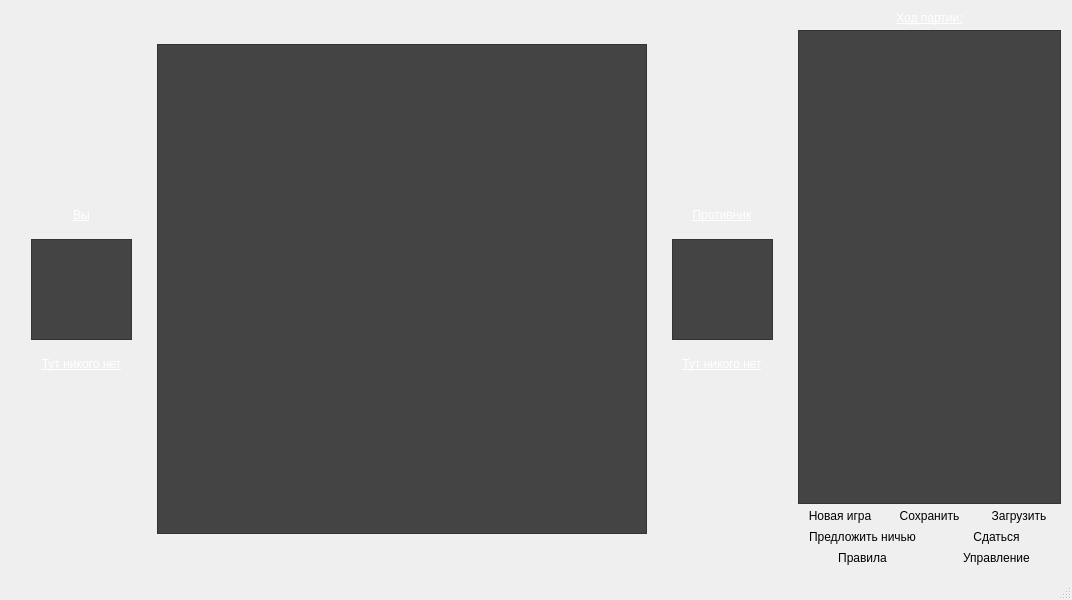
<?xml version="1.0" encoding="UTF-8"?>
<ui version="4.0">
 <class>MainWindow</class>
 <widget class="QMainWindow" name="MainWindow">
  <property name="geometry">
   <rect>
    <x>0</x>
    <y>0</y>
    <width>1072</width>
    <height>600</height>
   </rect>
  </property>
  <property name="minimumSize">
   <size>
    <width>1000</width>
    <height>600</height>
   </size>
  </property>
  <property name="windowTitle">
   <string>CLCheckers 2.0</string>
  </property>
  <property name="styleSheet">
   <string notr="true">QMessageBox QPushButton {
	border-image: url(:/Button.png) 3 10 3 10;
	border-top: 3px transparent;
    border-bottom: 3px transparent;
    border-right: 10px transparent;
    border-left: 10px transparent;
	padding-bottom: 2px;
	font: 9pt &quot;Segoe UI&quot;;
}

QMessageBox QPushButton:pressed {
	border-image: url(:/PressedButton.png)  3 10 3 10;
	border-top: 3px transparent;
    border-bottom: 3px transparent;
    border-right: 10px transparent;
    border-left: 10px transparent;
	padding-bottom: 2px;
	font: 9pt &quot;Segoe UI&quot;;
}

QMessageBox {
	background-color: rgb(33, 33, 33);
}

QMessageBox QLabel {
	color: white;
}

QMainWindow {
	border-image: url(:/bg.png) 3 10 3 10;
	border-top: 3px transparent;
    border-bottom: 3px transparent;
    border-right: 10px transparent;
    border-left: 10px transparent;
}</string>
  </property>
  <widget class="QWidget" name="central">
   <layout class="QVBoxLayout" name="verticalLayout_5">
    <item>
     <layout class="QHBoxLayout" name="mainLayout" stretch="1,8,1,2">
      <property name="spacing">
       <number>5</number>
      </property>
      <property name="sizeConstraint">
       <enum>QLayout::SetDefaultConstraint</enum>
      </property>
      <property name="leftMargin">
       <number>2</number>
      </property>
      <property name="topMargin">
       <number>2</number>
      </property>
      <property name="rightMargin">
       <number>2</number>
      </property>
      <property name="bottomMargin">
       <number>2</number>
      </property>
      <item>
       <layout class="QVBoxLayout" name="playerColumn">
        <property name="spacing">
         <number>1</number>
        </property>
        <property name="sizeConstraint">
         <enum>QLayout::SetFixedSize</enum>
        </property>
        <property name="leftMargin">
         <number>20</number>
        </property>
        <property name="topMargin">
         <number>180</number>
        </property>
        <property name="rightMargin">
         <number>20</number>
        </property>
        <property name="bottomMargin">
         <number>180</number>
        </property>
        <item>
         <widget class="QLabel" name="playerLabel">
          <property name="styleSheet">
           <string notr="true">font: 700 9pt &quot;Segoe UI&quot;;
text-decoration: underline;
color: white</string>
          </property>
          <property name="text">
           <string>Вы</string>
          </property>
          <property name="alignment">
           <set>Qt::AlignCenter</set>
          </property>
         </widget>
        </item>
        <item alignment="Qt::AlignHCenter">
         <widget class="QGraphicsView" name="playerView">
          <property name="minimumSize">
           <size>
            <width>101</width>
            <height>101</height>
           </size>
          </property>
          <property name="maximumSize">
           <size>
            <width>101</width>
            <height>101</height>
           </size>
          </property>
          <property name="styleSheet">
           <string notr="true">background-color: rgb(68, 68, 68);</string>
          </property>
          <property name="verticalScrollBarPolicy">
           <enum>Qt::ScrollBarAlwaysOff</enum>
          </property>
          <property name="horizontalScrollBarPolicy">
           <enum>Qt::ScrollBarAlwaysOff</enum>
          </property>
         </widget>
        </item>
        <item>
         <widget class="QLabel" name="playerName">
          <property name="minimumSize">
           <size>
            <width>101</width>
            <height>0</height>
           </size>
          </property>
          <property name="styleSheet">
           <string notr="true">font: 700 9pt &quot;Segoe UI&quot;;
text-decoration: underline;
color: white</string>
          </property>
          <property name="text">
           <string>Тут никого нет</string>
          </property>
          <property name="alignment">
           <set>Qt::AlignCenter</set>
          </property>
          <property name="wordWrap">
           <bool>true</bool>
          </property>
         </widget>
        </item>
       </layout>
      </item>
      <item>
       <widget class="QGraphicsView" name="boardView">
        <property name="sizePolicy">
         <sizepolicy hsizetype="Expanding" vsizetype="Expanding">
          <horstretch>1</horstretch>
          <verstretch>1</verstretch>
         </sizepolicy>
        </property>
        <property name="minimumSize">
         <size>
          <width>490</width>
          <height>490</height>
         </size>
        </property>
        <property name="maximumSize">
         <size>
          <width>490</width>
          <height>490</height>
         </size>
        </property>
        <property name="sizeIncrement">
         <size>
          <width>1</width>
          <height>1</height>
         </size>
        </property>
        <property name="baseSize">
         <size>
          <width>490</width>
          <height>490</height>
         </size>
        </property>
        <property name="styleSheet">
         <string notr="true">background-color: rgb(68, 68, 68);</string>
        </property>
        <property name="verticalScrollBarPolicy">
         <enum>Qt::ScrollBarAlwaysOff</enum>
        </property>
        <property name="horizontalScrollBarPolicy">
         <enum>Qt::ScrollBarAlwaysOff</enum>
        </property>
       </widget>
      </item>
      <item>
       <layout class="QVBoxLayout" name="rivalColumn">
        <property name="spacing">
         <number>1</number>
        </property>
        <property name="sizeConstraint">
         <enum>QLayout::SetFixedSize</enum>
        </property>
        <property name="leftMargin">
         <number>20</number>
        </property>
        <property name="topMargin">
         <number>180</number>
        </property>
        <property name="rightMargin">
         <number>20</number>
        </property>
        <property name="bottomMargin">
         <number>180</number>
        </property>
        <item alignment="Qt::AlignHCenter">
         <widget class="QLabel" name="rivalLabel">
          <property name="styleSheet">
           <string notr="true">font: 700 9pt &quot;Segoe UI&quot;;
text-decoration: underline;
color: white</string>
          </property>
          <property name="text">
           <string>Противник</string>
          </property>
          <property name="alignment">
           <set>Qt::AlignCenter</set>
          </property>
         </widget>
        </item>
        <item alignment="Qt::AlignHCenter">
         <widget class="QGraphicsView" name="rivalView">
          <property name="minimumSize">
           <size>
            <width>101</width>
            <height>101</height>
           </size>
          </property>
          <property name="maximumSize">
           <size>
            <width>101</width>
            <height>101</height>
           </size>
          </property>
          <property name="styleSheet">
           <string notr="true">background-color: rgb(68, 68, 68);</string>
          </property>
          <property name="verticalScrollBarPolicy">
           <enum>Qt::ScrollBarAlwaysOff</enum>
          </property>
          <property name="horizontalScrollBarPolicy">
           <enum>Qt::ScrollBarAlwaysOff</enum>
          </property>
         </widget>
        </item>
        <item alignment="Qt::AlignHCenter">
         <widget class="QLabel" name="rivalName">
          <property name="styleSheet">
           <string notr="true">font: 700 9pt &quot;Segoe UI&quot;;
text-decoration: underline;
color: white</string>
          </property>
          <property name="text">
           <string>Тут никого нет</string>
          </property>
          <property name="alignment">
           <set>Qt::AlignCenter</set>
          </property>
          <property name="wordWrap">
           <bool>true</bool>
          </property>
         </widget>
        </item>
       </layout>
      </item>
      <item>
       <layout class="QVBoxLayout" name="menuPanel">
        <item>
         <widget class="QLabel" name="gameLogLabel">
          <property name="styleSheet">
           <string notr="true">font: 700 9pt &quot;Segoe UI&quot;;
text-decoration: underline;
color: white</string>
          </property>
          <property name="text">
           <string>Ход партии:</string>
          </property>
          <property name="alignment">
           <set>Qt::AlignCenter</set>
          </property>
         </widget>
        </item>
        <item>
         <widget class="QListWidget" name="gameLog">
          <property name="styleSheet">
           <string notr="true">background-color: rgb(68, 68, 68);
color: white;</string>
          </property>
         </widget>
        </item>
        <item>
         <layout class="QVBoxLayout" name="menuButtons">
          <item>
           <layout class="QHBoxLayout" name="ngSaveLoad">
            <item>
             <widget class="QPushButton" name="ngButton">
              <property name="minimumSize">
               <size>
                <width>0</width>
                <height>16</height>
               </size>
              </property>
              <property name="styleSheet">
               <string notr="true">QPushButton {
	border-image: url(:/Button.png) 3 10 3 10;
	border-top: 3px transparent;
    border-bottom: 3px transparent;
    border-right: 10px transparent;
    border-left: 10px transparent;
	padding-bottom: 2px;
	font: 9pt &quot;Segoe UI&quot;;
}

QPushButton:pressed {
	border-image: url(:/PressedButton.png)  3 10 3 10;
	border-top: 3px transparent;
    border-bottom: 3px transparent;
    border-right: 10px transparent;
    border-left: 10px transparent;
	padding-bottom: 2px;
	font: 9pt &quot;Segoe UI&quot;;
}</string>
              </property>
              <property name="text">
               <string>Новая игра</string>
              </property>
              <property name="checkable">
               <bool>false</bool>
              </property>
             </widget>
            </item>
            <item>
             <widget class="QPushButton" name="saveButton">
              <property name="styleSheet">
               <string notr="true">QPushButton {
	border-image: url(:/Button.png) 3 10 3 10;
	border-top: 3px transparent;
    border-bottom: 3px transparent;
    border-right: 10px transparent;
    border-left: 10px transparent;
	padding-bottom: 2px;
	font: 9pt &quot;Segoe UI&quot;;
}

QPushButton:pressed {
	border-image: url(:/PressedButton.png)  3 10 3 10;
	border-top: 3px transparent;
    border-bottom: 3px transparent;
    border-right: 10px transparent;
    border-left: 10px transparent;
	padding-bottom: 2px;
	font: 9pt &quot;Segoe UI&quot;;
}</string>
              </property>
              <property name="text">
               <string>Сохранить</string>
              </property>
             </widget>
            </item>
            <item>
             <widget class="QPushButton" name="loadButton">
              <property name="styleSheet">
               <string notr="true">QPushButton {
	border-image: url(:/Button.png) 3 10 3 10;
	border-top: 3px transparent;
    border-bottom: 3px transparent;
    border-right: 10px transparent;
    border-left: 10px transparent;
	padding-bottom: 2px;
	font: 9pt &quot;Segoe UI&quot;;
}

QPushButton:pressed {
	border-image: url(:/PressedButton.png)  3 10 3 10;
	border-top: 3px transparent;
    border-bottom: 3px transparent;
    border-right: 10px transparent;
    border-left: 10px transparent;
	padding-bottom: 2px;
	font: 9pt &quot;Segoe UI&quot;;
}</string>
              </property>
              <property name="text">
               <string>Загрузить</string>
              </property>
             </widget>
            </item>
           </layout>
          </item>
          <item>
           <layout class="QHBoxLayout" name="matchActions">
            <item>
             <widget class="QPushButton" name="offerDrawButton">
              <property name="styleSheet">
               <string notr="true">QPushButton {
	border-image: url(:/Button.png) 3 10 3 10;
	border-top: 3px transparent;
    border-bottom: 3px transparent;
    border-right: 10px transparent;
    border-left: 10px transparent;
	padding-bottom: 2px;
	font: 9pt &quot;Segoe UI&quot;;
}

QPushButton:pressed {
	border-image: url(:/PressedButton.png)  3 10 3 10;
	border-top: 3px transparent;
    border-bottom: 3px transparent;
    border-right: 10px transparent;
    border-left: 10px transparent;
	padding-bottom: 2px;
	font: 9pt &quot;Segoe UI&quot;;
}</string>
              </property>
              <property name="text">
               <string>Предложить ничью</string>
              </property>
             </widget>
            </item>
            <item>
             <widget class="QPushButton" name="surrenderButton">
              <property name="styleSheet">
               <string notr="true">QPushButton {
	border-image: url(:/Button.png) 3 10 3 10;
	border-top: 3px transparent;
    border-bottom: 3px transparent;
    border-right: 10px transparent;
    border-left: 10px transparent;
	padding-bottom: 2px;
	font: 9pt &quot;Segoe UI&quot;;
}

QPushButton:pressed {
	border-image: url(:/PressedButton.png)  3 10 3 10;
	border-top: 3px transparent;
    border-bottom: 3px transparent;
    border-right: 10px transparent;
    border-left: 10px transparent;
	padding-bottom: 2px;
	font: 9pt &quot;Segoe UI&quot;;
}</string>
              </property>
              <property name="text">
               <string>Сдаться</string>
              </property>
             </widget>
            </item>
           </layout>
          </item>
          <item>
           <layout class="QHBoxLayout" name="help">
            <item>
             <widget class="QPushButton" name="ruleButton">
              <property name="styleSheet">
               <string notr="true">QPushButton {
	border-image: url(:/Button.png) 3 10 3 10;
	border-top: 3px transparent;
    border-bottom: 3px transparent;
    border-right: 10px transparent;
    border-left: 10px transparent;
	padding-bottom: 2px;
	font: 9pt &quot;Segoe UI&quot;;
}

QPushButton:pressed {
	border-image: url(:/PressedButton.png)  3 10 3 10;
	border-top: 3px transparent;
    border-bottom: 3px transparent;
    border-right: 10px transparent;
    border-left: 10px transparent;
	padding-bottom: 2px;
	font: 9pt &quot;Segoe UI&quot;;
}</string>
              </property>
              <property name="text">
               <string>Правила</string>
              </property>
             </widget>
            </item>
            <item>
             <widget class="QPushButton" name="controlsButton">
              <property name="styleSheet">
               <string notr="true">QPushButton {
	border-image: url(:/Button.png) 3 10 3 10;
	border-top: 3px transparent;
    border-bottom: 3px transparent;
    border-right: 10px transparent;
    border-left: 10px transparent;
	padding-bottom: 2px;
	font: 9pt &quot;Segoe UI&quot;;
}

QPushButton:pressed {
	border-image: url(:/PressedButton.png)  3 10 3 10;
	border-top: 3px transparent;
    border-bottom: 3px transparent;
    border-right: 10px transparent;
    border-left: 10px transparent;
	padding-bottom: 2px;
	font: 9pt &quot;Segoe UI&quot;;
}</string>
              </property>
              <property name="text">
               <string>Управление</string>
              </property>
             </widget>
            </item>
           </layout>
          </item>
         </layout>
        </item>
       </layout>
      </item>
     </layout>
    </item>
   </layout>
  </widget>
  <widget class="QMenuBar" name="menubar">
   <property name="geometry">
    <rect>
     <x>0</x>
     <y>0</y>
     <width>1072</width>
     <height>21</height>
    </rect>
   </property>
  </widget>
  <widget class="QStatusBar" name="statusbar"/>
 </widget>
 <resources/>
 <connections/>
</ui>
